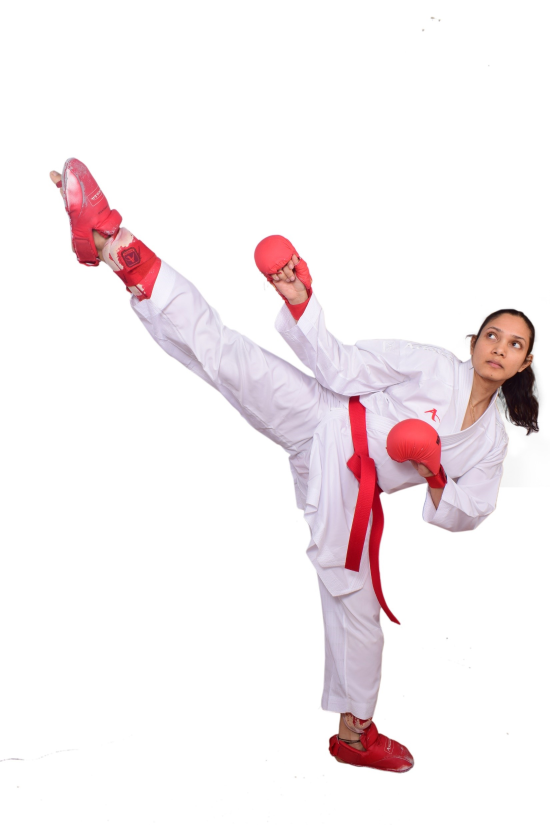
#> input picture assets/founder-pooja.jpg, 1650 x 2475 px (shown at 1/3 size)
$ python -i prepare_instructor_photos.py   (imports and definitions only)
#> lines starting #> are read from the running program, lines starting #| are printed output that depends on the picture
# =====================================================================
# NIPPON FIT — instructor photograph preparation
#
# WHAT THIS DOES
# --------------
# Takes an instructor's photograph however it arrives — a phone snap, a
# passport photo, a scan with a blue-grey background — and makes a clean,
# consistent, web-sized version for the Instructors page. Every card then
# looks like it belongs with the others, which is most of what makes a
# team page look professional.
#
# HOW TO USE IT
# -------------
# 1. Save the photographs into  F:\Nipponfit\Instructor_Originals\
#    named after the instructor, lower case:
#
#         darshan.jpg      arvind.jpg      jeevan.jpg
#
# 2. Run:
#
#         python tools/prepare_instructor_photos.py
#
# 3. Then rebuild the site:
#
#         python tools/build.py
#
# The photographs are picked up automatically — there is no HTML to edit.
# The originals are never changed.
# =====================================================================

import pathlib
from PIL import Image, ImageOps, ImageEnhance, ImageFilter


# [14 lines left out: function person_name, not called in this run]

ROOT = pathlib.Path(__file__).resolve().parent.parent
ORIGINALS = ROOT.parent / "Instructor_Originals"
ASSETS = ROOT / "assets"

# The cards are 3:4 — upright, like the passport photographs themselves.
# Cropping a tall headshot into a wide frame zooms right into the face and
# looks cramped, so the card matches the photograph instead.
WIDTH, HEIGHT = 900, 1200
QUALITY = 86

# A photograph cropped out of a group shot can be small. Enlarging it to the
# full card size would only make it blurry, so cap how far we stretch it.
MAX_UPSCALE = 2.5

# How far down the source the crop starts, when the photograph is taller
# than the card. 0.25 keeps a little headroom above the hair rather than
# slicing the top of the head off.
FACE_LINE = 0.25

# ---------------------------------------------------------------------
# CUTTING OFF THE BELT
#
# On some photographs the belt carries embroidery we do not want on the
# page. Name a file in BELT_CROP and everything below that fraction of
# its height is thrown away before anything else happens — so the belt,
# and whatever is written on it, never reaches the website at all.
#
# 0.74 means "keep the top 74%", which lands above the belt knot.
# Lower the number to cut higher; raise it to keep more.
# ---------------------------------------------------------------------
BELT_CROP = {
    "arvind": 0.74,
    "jeevan": 0.74,
}

# ---------------------------------------------------------------------
# SPLITTING A SIDE-BY-SIDE PICTURE
#
# One image with two people in it, side by side, gets cut down the middle.
# Name the file here and say who is on the left and who is on the right.
# ---------------------------------------------------------------------
SIDE_BY_SIDE = {
    "gi-pair": ("arvind", "jeevan"),
}


def prepare(src, destination, belt_crop=None):
#> called with src = '../assets/founder-pooja.jpg', destination = 'out.png'
    im = ImageOps.exif_transpose(Image.open(src)).convert("RGB")
#> im is the input picture: PIL image 1650x2475 RGB; mean R, G, B 246.1, 238.4, 240.6

    # Cut the belt off first, before any framing, so nothing written on it
    # can survive into the finished picture.
    if belt_crop:
        im = im.crop((0, 0, im.width, int(im.height * belt_crop)))

    # A passport photo is usually taller than it is wide, and the head sits
    # high in it. Crop to 4:3 around the upper part rather than the middle,
    # so we do not cut the top of the head off.
    target = WIDTH / HEIGHT
    w, h = im.size
#> w = 1650; h = 2475

    if w / h > target:
        # too wide — trim the sides evenly
        new_w = int(h * target)
        left = (w - new_w) // 2
        im = im.crop((left, 0, left + new_w, h))
    else:
        # too tall — keep the upper part, where the face is.
        # If we have already cut the belt off, the bottom is gone anyway, so
        # anchor right at the top: otherwise we trim from both ends and end
        # up cropping into the face.
        new_h = int(w / target)
#> new_h = 2200
        top = 0 if belt_crop else int((h - new_h) * FACE_LINE)
#> top = 68
        top = max(0, min(top, h - new_h))
        im = im.crop((0, top, w, top + new_h))
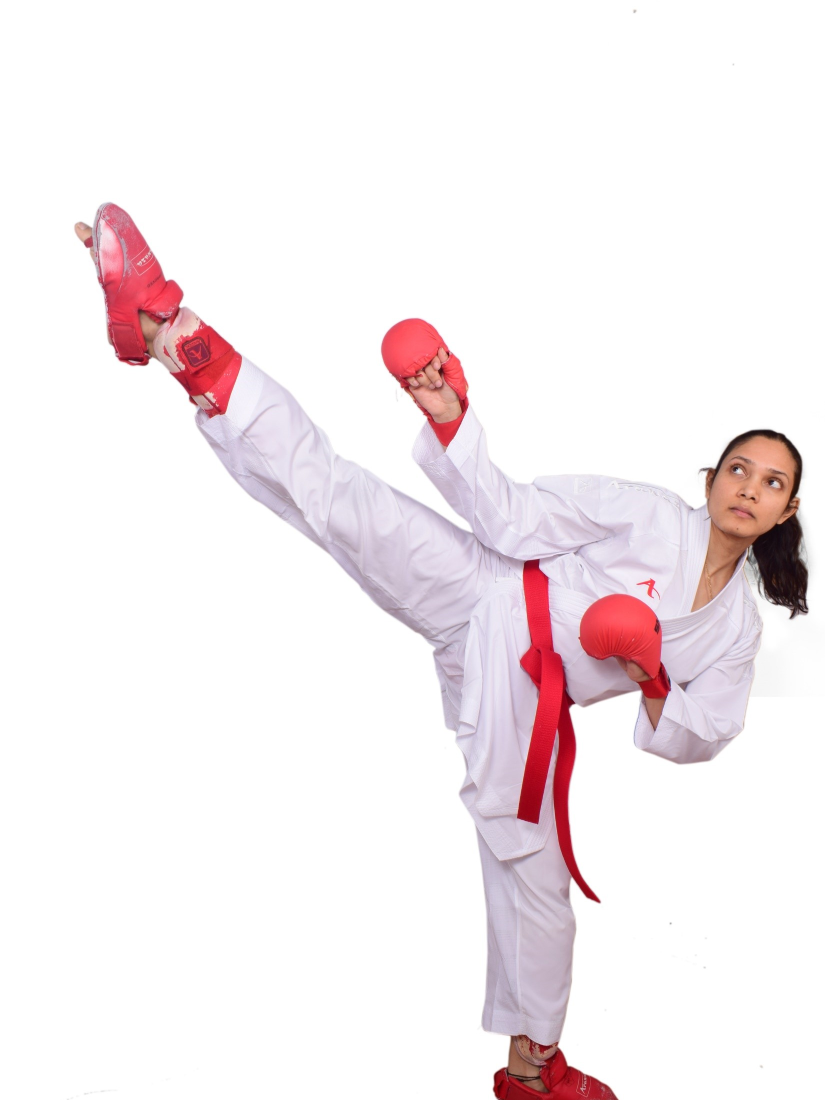
#> im: PIL image 1650x2200 RGB (shown at 1/2 size); mean R, G, B 245.2, 236.9, 239.3

    # Never blow a photograph up more than 2.5x. Darshan's is cropped out of
    # a group shot, so the source is small; forcing it to the full card size
    # would just make it mushy. The card scales it down to fit anyway.
    scale = min(WIDTH / im.width, MAX_UPSCALE)
#> scale = 0.545
    final = (round(im.width * scale), round(im.height * scale))
#> final = (900, 1200)

    if scale > 1.15:
        # Enlarging. Go up in two smaller steps rather than one big jump —
        # less detail is lost that way — and sharpen with an unsharp mask
        # after each. An unsharp mask lifts edges specifically, where a
        # blanket sharpness boost also amplifies the grain.
        half = (round(im.width * scale * 0.65), round(im.height * scale * 0.65))
        im = im.resize(half, Image.LANCZOS)
        im = im.filter(ImageFilter.UnsharpMask(radius=1.4, percent=105, threshold=3))
        im = im.resize(final, Image.LANCZOS)
        im = im.filter(ImageFilter.UnsharpMask(radius=0.9, percent=85, threshold=2))
        im = ImageEnhance.Color(im).enhance(1.05)
        im = ImageEnhance.Contrast(im).enhance(1.08)
    else:
        # Shrinking, or barely changing size. A gentle lift is all it needs —
        # scanned passport photos are usually flat and slightly cold.
        im = im.resize(final, Image.LANCZOS)
#> im: PIL image 900x1200 RGB
        im = ImageEnhance.Color(im).enhance(1.06)
        im = ImageEnhance.Contrast(im).enhance(1.06)
        im = ImageEnhance.Sharpness(im).enhance(1.15)

    im.save(destination, "JPEG", quality=QUALITY, optimize=True, progressive=True)
#> (the run stopped early here; a loop or call above may not have finished)
